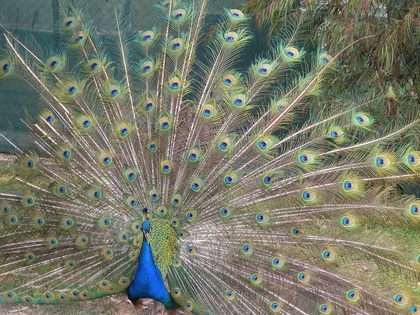
%> input picture TP/TP1/peacock.jpg, 420 x 315 px, shrunk from 1056 x 792 before the run
$ octave solutions.m   (GNU Octave 9; MATLAB toolbox functions it lacks are replaced by stand-ins)
%> lines starting %> are read from the running program, lines starting %| are printed output that depends on the picture; long printed decimals are rounded
warning off all;
close all
clear
clc

%% --------- 0-Constants ----------------------------------------------- %%
save_dir = '.\solutions';
sources_dir = '.\images\dct_db';
[status,msg,msgID] = mkdir(save_dir);  % Creating directory for output solutions
if status == 0
    fprintf(strcat(msg, ' . Error ID: ' ,msgID));
end

%% --------- I-Introduction -------------------------------------------- %%

fprintf('%s: Part I Introduction - start \n', datestr(now));

P = imread('peacock.jpg');
%> P is the input picture: size 315x420x3 uint8; mean R, G, B 118.3, 121.6, 105.3
fprintf('Size of peacock.jpg:\n');
disp(size(P));
%|    315   420     3
figure('Name','peacock_histogram');
histogram(P);
%> figure, not shown here; tallest bar 9685 high, from x = 108 to 110
saveas(gcf,strcat(save_dir,'\peacock_hist.png'));
PG = rgb2gray(P);
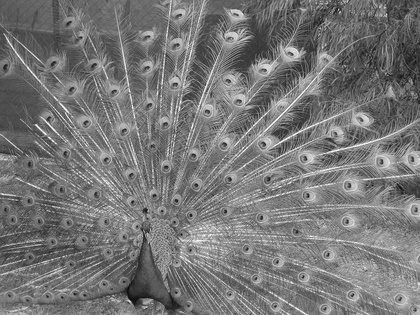
%> PG: size 315x420 uint8; min 12, max 255, mean 118.8
DPG = im2double(PG);
GM = mean(DPG(:));
%> GM = 0.466
GV = var(DPG(:));
%> GV = 0.0177
fprintf('Global mean : %s \n Global variance : %s \n', num2str(GM), num2str(GV));
%| Global mean : 0.4658
%|  Global variance : 0.01768
bmean = @(block_struct) mean(block_struct.data(:));
LM = blockproc(DPG,[3 3],bmean);
bvar = @(block_struct) var(block_struct.data(:));
LV = blockproc(DPG,[3 3],bvar);
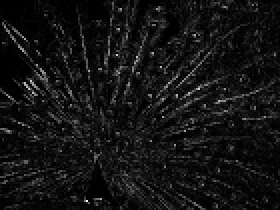
%> LV: size 105x140 double (shown 2 times larger); min 1.32e-05, max 0.086, mean 0.00668; drawn with min black and max white

figure('Name','peacock_lmeans');
imshow(LM);
saveas(gcf,strcat(save_dir,'\peacock_lmeans.png'));

figure('Name','peacock_lvar');
imshow(LV);
saveas(gcf,strcat(save_dir,'\peacock_lvars.png'));

fprintf('%s: Part I Introduction - end \n', datestr(now));

%% --------- II-Noise -------------------------------------------------- %%

fprintf('%s: Part II Noise - start \n', datestr(now));

Co = imread('peacock.jpg');
Cd = im2double(imread('peacock.jpg'));
error = mse(Co,Cd);
%> in mse, `e = (double(x)-double(y)).^2;`:
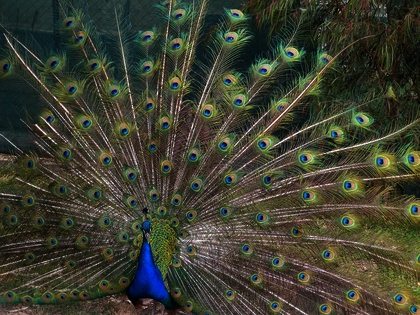
%> e: size 315x420x3 double; mean R, G, B 15442.5, 15792.8, 12059.8; drawn with min black and max white
%> in mse, `error = sum(e(:))/N/M;`: error = 14431.7
%> error = 14431.7
fprintf('error between original image and double mapped image: %s \n', num2str(error));
%| error between original image and double mapped image: 14431.7212

% ------------ Metrics ------------
% PSNR = 20*log10(alpha/sigmaz) = 20*log10(alpha) - 20*log10(sigmaz)
% so sigmaz = 10^((20*log10(alpha) - PSNR)/20)

psnr = [10,20,30,40];
sigmaz = sqrt(255^2./10.^(psnr./10));
Co = double(rgb2gray(Co));
[N,M] = size(Co);
%> N = 315; M = 420
Cn10 = uint8(Co+awgn(N,M,sigmaz(1)));
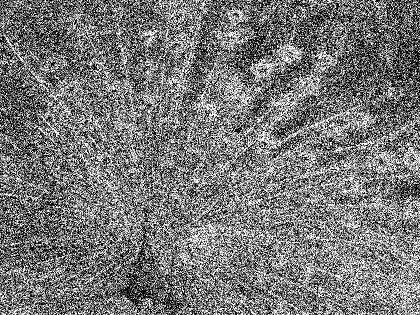
%> Cn10: size 315x420 uint8; min 0, max 255, mean 119.7
Cn20 = uint8(Co+awgn(N,M,sigmaz(2)));
Cn30 = uint8(Co+awgn(N,M,sigmaz(3)));
Cn40 = uint8(Co+awgn(N,M,sigmaz(4)));
figure('Name','peacock_awgn_10dB');
imshow(Cn10);
saveas(gcf,strcat(save_dir,'\peacock_awgn_10dB.png'));
figure('Name','peacock_awgn_20dB');
imshow(Cn20);
saveas(gcf,strcat(save_dir,'\peacock_awgn_20dB.png'));
figure('Name','peacock_awgn_30dB');
imshow(Cn30);
saveas(gcf,strcat(save_dir,'\peacock_awgn_30dB.png'));
figure('Name','peacock_awgn_40dB');
imshow(Cn40);
saveas(gcf,strcat(save_dir,'\peacock_awgn_40dB.png'));
figure('Name','peacock_awgn_10dB_histogram');
histogram(Cn10);
%> figure, not shown here; tallest bar 12661 high, from x = 0 to 5
saveas(gcf,strcat(save_dir,'\peacock_awgn_10dB_histogram.png'));
figure('Name','peacock_awgn_20dB_histogram');
histogram(Cn20);
%> figure, not shown here; tallest bar 2544 high, from x = 112 to 114
saveas(gcf,strcat(save_dir,'\peacock_awgn_20dB_histogram.png'));
figure('Name','peacock_awgn_30dB_histogram');
histogram(Cn30);
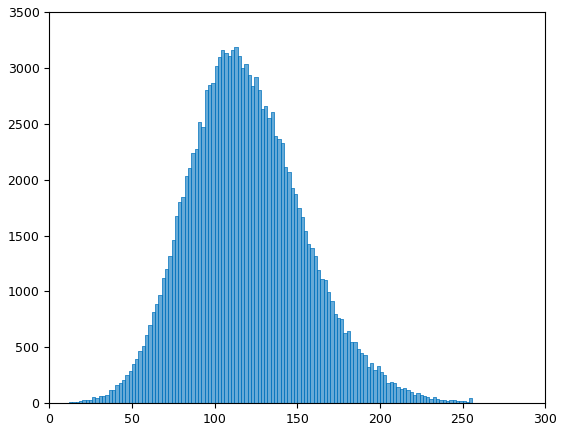
%> figure redrawn from the program's plot data; tallest bar 3184 high, from x = 112 to 114
saveas(gcf,strcat(save_dir,'\peacock_awgn_30dB_histogram.png'));
figure('Name','peacock_awgn_40dB_histogram');
histogram(Cn40);
%> figure, not shown here; tallest bar 3362 high, from x = 104 to 106
saveas(gcf,strcat(save_dir,'\peacock_awgn_40dB_histogram.png'));

Cnsp40 = Co;
ratio = 41;
% finding sp for 40dB (by adding more and more disturbed pixels until the desired psnr)
s = 0;
p = 0;
while ratio>40
    for i=1:N
        sp = saltpepper(0.1*min(1,(ratio-40)),0.1*min(1,(ratio-40)));
        if not(isnan(sp))
            Cnsp40(i)=sp;
        end
    end
    s = s+0.1*min(1,(ratio-40));
    p = p+0.1*min(1,(ratio-40));
    ratio = fpsnr(Co,Cnsp40);
    disp(ratio);
end
%> this loop made 1 pass
%> ratio on pass 1: 39.61
%| 39.613
%> pass 1, in mse (call 2), `e = (double(x)-double(y)).^2;`:
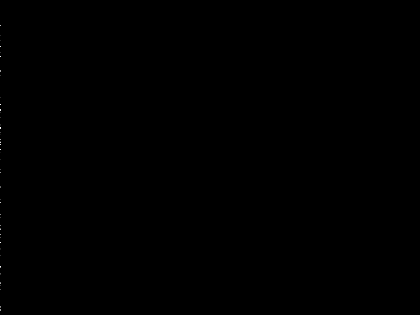
%> e: size 315x420 double; min 0, max 33489, mean 7.1; drawn with min black and max white
%> after the loop: Cnsp40: size 315x420 double; min 0, max 255, mean 118.8; mean of the top-left, top-right, bottom-left and bottom-right quarters 114.1, 110.5, 115.2, 135.2
%> after the loop, p = 0.1; s = 0.1
figure('Name','peacock_sp_40dB');
imshow(uint8(Cnsp40));
saveas(gcf,strcat(save_dir,'\peacock_sp_40dB.png'));
fprintf('%s db obtained for s=%s & p=%s \n',num2str(ratio), num2str(s), num2str(p));
%| 39.6134 db obtained for s=0.1 & p=0.1

fprintf('%s: Part II Noise - end \n', datestr(now));

%% --------- III Identification ----------------------------------------- %%

fprintf('%s: Part III Identification - start \n', datestr(now));

% loading gray images
[images] = togray(sources_dir);
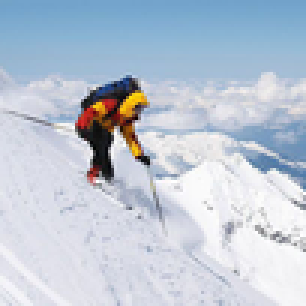
%> input picture TP/TP1/dct_db/0009_Alpen_Maurits.tif, 102 x 102 px, shrunk from 256 x 256 before the run (shown 3 times larger)
%> in togray, `[N,M,~] = size(imread(imagefiles(di).name));`: N = 102
nimages = size(images, 1);
%> nimages = 1
[N,M] = size(images(1,:,:));
%> N = 1; M = 10404

% global means
gm = NaN(nimages,1);
%> gm = NaN
for i = 1:nimages
    image = images(i,:,:);
    image = double(image);
    gm(i) = mean(image(:));
end

% binary descriptor vectors
ldesc = N*M/32/32;
%> ldesc = 10.16
%> the run ends on the next line
descriptors = NaN(nimages,ldesc);
% [63 lines not run here, left out]
function [Noise] = awgn(N,M,sigma)
Noise = randn(N,M)*sigma;
end

%function that generates salt&pepper noise
function [sp] = saltpepper(p,q)
a=rand();
if a<=p
    sp = 0;
elseif a<=p+q
    sp = 255;
else
    sp = NaN;
end
end

% function that calculates the mse between 2 images x and y
function [error] = mse(x,y)
[N,M] = size(x);
if size(x) == size(y)
    e = (double(x)-double(y)).^2;
    error = sum(e(:))/N/M;
else
    error('Sizes incompatible.');
end
end

% function that determines the psnr between 2 images x and y
function [ratio] = fpsnr(x,y)
error = mse(x,y);
if isempty(find(class(x)~=class(y),1))
    if isfloat(x)
        alpha = 255;
    elseif isinteger(x)
        alpha = intmax(class(x));
    end
else
    error('Not the same data types.');
end
ratio = 10*log10(alpha^2/error);
end

% function that determines the Hamming distance h and probability of error
% Pb between 2 binary vectors u and v
function [h,proba] = hamming_pb(u,v)
diff = xor(u,v);
h = sum(diff(:));
proba = h/size(diff(:),1);
end

%function for loading gray images from directory d
function [images] = togray(d)
imagefiles = dir(d);
nfiles = length(imagefiles);
di = 1;
while ismember(imagefiles(di).name,{'.','..'})
    di = di+1;
end
addpath(imagefiles(di).folder)
[N,M,~] = size(imread(imagefiles(di).name));
images = NaN(nfiles,N,M);
nimages = nfiles;
for i=1:nfiles
   currentfilename = imagefiles(i).name;
   [~, ~, extension] = fileparts(imagefiles(i).name);
   if extension == '.'
       nimages = nimages-1;
   else
       currentimage = imread(currentfilename);
       if size(size(currentimage),2) == 3
           images(i,:,:) = rgb2gray(currentimage);
       else
           images(i,:,:) = currentimage;
       end
   end
end
images = images(di:di+nimages-1,:,:);
end
